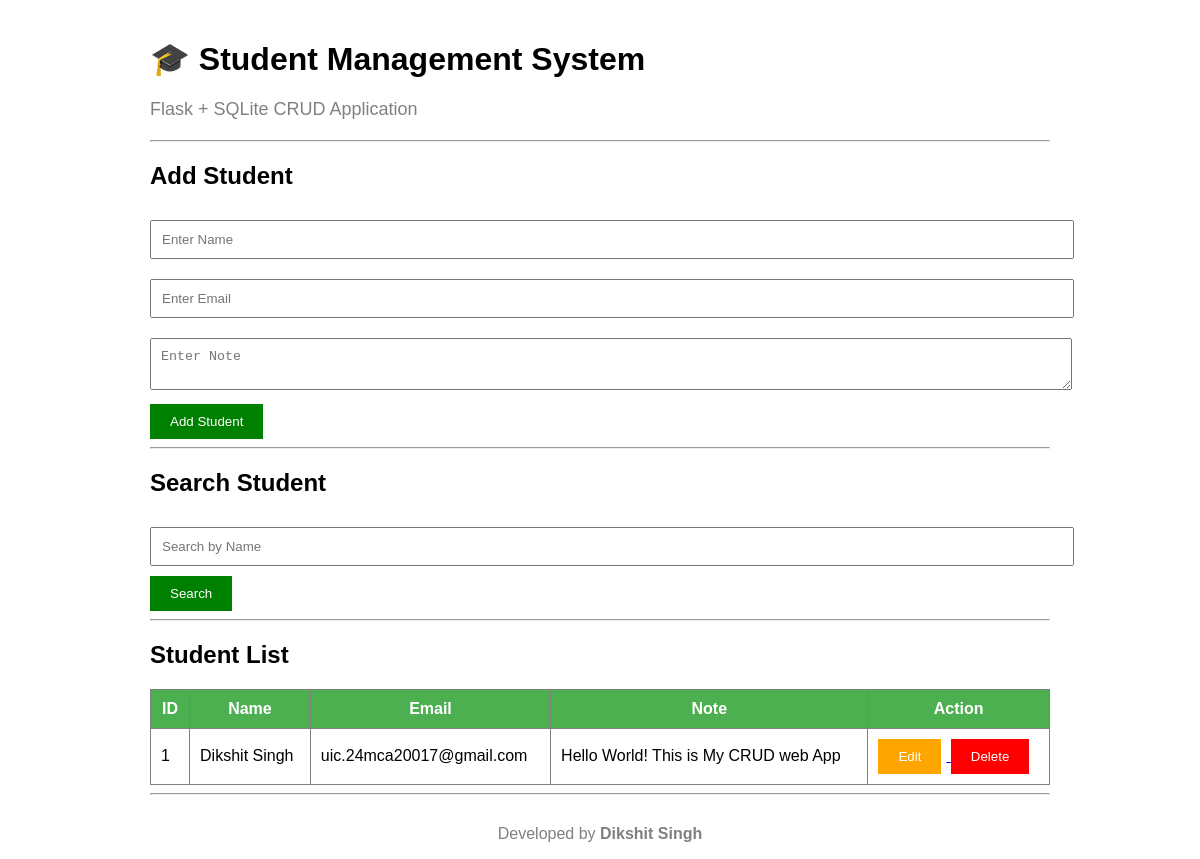
/, run on an earlier commit of the app's database.
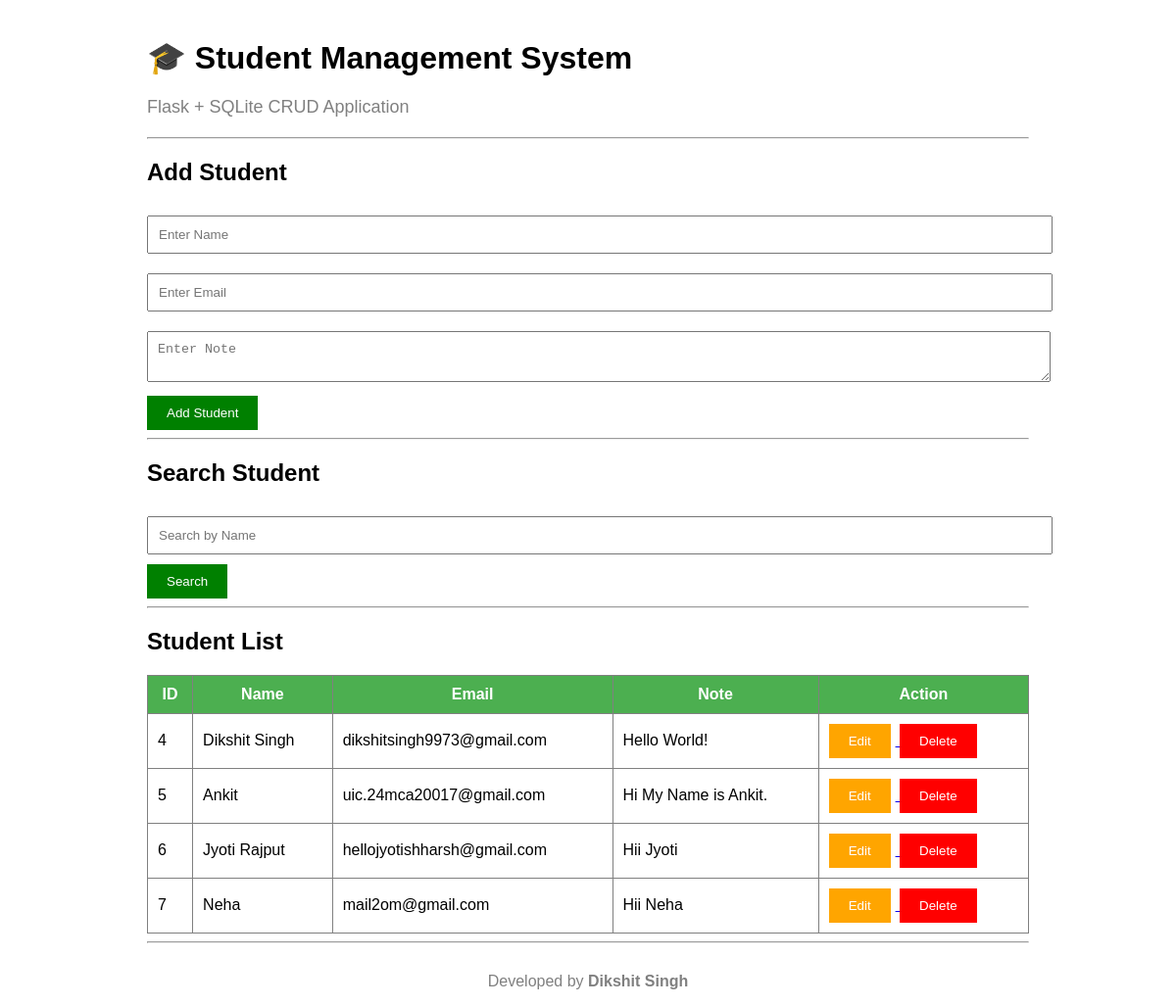
And on a later commit of the database.
### tables this page shows
CREATE TABLE students(
            id INTEGER PRIMARY KEY AUTOINCREMENT,
            name TEXT NOT NULL,
            email TEXT NOT NULL,
            note TEXT NOT NULL
        );

### app.py (the view)
@app.route("/")
def home():
    search = request.args.get("search", "")
    conn = sqlite3.connect("database.db")
    cursor = conn.cursor()
    if search:
        cursor.execute(
            "SELECT * FROM students WHERE name LIKE ?",
            ('%' + search + '%',)
        )
    else:
        cursor.execute("SELECT * FROM students")
    students = cursor.fetchall()
    conn.close()
    return render_template(
        "index.html",
        students=students,
        search=search
    )

### templates/index.html (shortened to what this page needs)
<!DOCTYPE html>
<html lang="en">
<head>
    <link rel="stylesheet"
          href="{{ url_for('static', filename='style.css') }}">
</head>
<body>
    <h1>🎓 Student Management System</h1>
    <p class="subtitle">
        Flask + SQLite CRUD Application
    </p>
    <hr>
    <h2>Add Student</h2>
    <form action="/add" method="POST">
        <input
            type="text"
            name="name"
            placeholder="Enter Name"
            required>
        <input
            type="email"
            name="email"
            placeholder="Enter Email"
            required>
        <textarea
            name="note"
            placeholder="Enter Note"
            required></textarea>
        <button type="submit">
            Add Student
        </button>
    </form>
    <hr>
    <h2>Search Student</h2>
    <form method="GET">
        <input
            type="text"
            name="search"
            placeholder="Search by Name"
            value="{{ search }}">
        <button type="submit">
            Search
        </button>
    </form>
    <hr>
    <h2>Student List</h2>
    <table>
        <tr>
            <th>ID</th>
            <th>Name</th>
            <th>Email</th>
            <th>Note</th>
            <th>Action</th>
        </tr>
        {% for student in students %}
        <tr>
            <td>{{ student[0] }}</td>
            <td>{{ student[1] }}</td>
            <td>{{ student[2] }}</td>
            <td>{{ student[3] }}</td>
            <td>
                <a href="/edit/{{ student[0] }}">
                    <button type="button" class="edit">
                        Edit
                    </button>
                </a>
                <a href="/delete/{{ student[0] }}"
                   onclick="return confirm('Are you sure you want to delete this student?');">
                    <button type="button" class="delete">
                        Delete
                    </button>
                </a>
            </td>
        </tr>
        {% endfor %}
    </table>
    <hr>
    <footer>
        <p>
            Developed by <strong>Dikshit Singh</strong>
        </p>
    </footer>
</body>
</html>

What changed in the data, as far as the page shows it:
removed students: id "1", name "Dikshit Singh", email "uic.24mca20017@gmail.com", note "Hello World! This is My CRUD web App"
added students: id "4", name "Dikshit Singh", email "dikshitsingh9973@gmail.com", note "Hello World!"
added students: id "5", name "Ankit", email "uic.24mca20017@gmail.com", note "Hi My Name is Ankit."
added students: id "6", name "Jyoti Rajput", email "hellojyotishharsh@gmail.com", note "Hii Jyoti"
added students: id "7", name "Neha", email "mail2om@gmail.com", note "Hii Neha"
